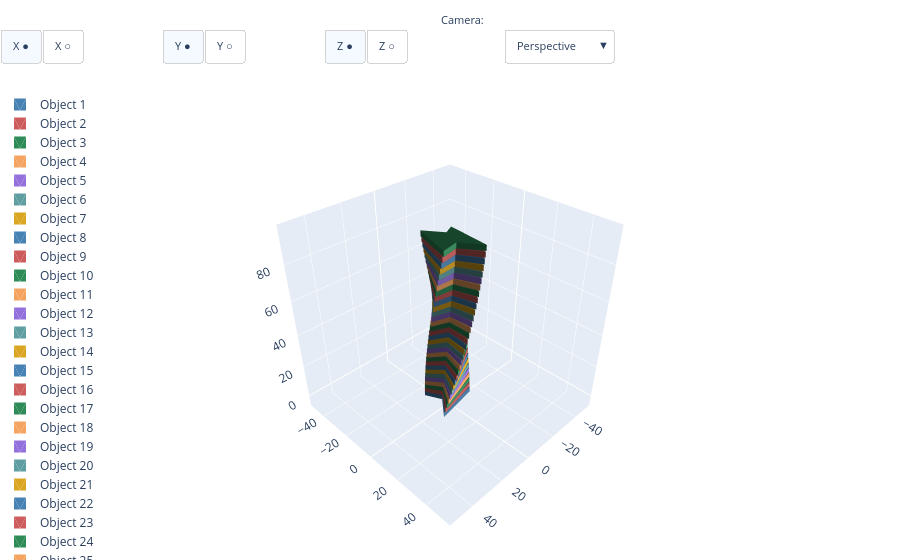

The notebook cell saved with this chart:
### Markdown cell above
### Rotação incremental
copie o código acima e
adicione uma rotação gradual a cada andar

### Code cell
# ── Parâmetros ──────────────────────────────────────────────────────────────
cota_inicial = 0
pap     = 3
n_pav   = 30
rot_inc = 2.5

# ── Leitura do perfil ────────────────────────────────────────────────────────
perfil = cq.importers.importDXF("perfil_autocad.dxf", include=["profile_01"])
# perfil = cq.importers.importStep("perfil_step_214.step").val().scale(0.001)           # STEP from Rhino

# ── Geração dos pavimentos ───────────────────────────────────────────────────
lista_pav = []



for i in range(n_pav + 1):
    cota_atual = round(cota_inicial + pap * i, 2)

    pav = (
        cq.Workplane()
        .add(perfil)
        .wires().toPending()
        .extrude(pap)
        .translate((0, 0, cota_atual))
        .rotate((0, 0, 0), (0, 0, 1), i * rot_inc)

    )

    lista_pav.append(pav)
    # print(f"Cota do pavimento {i} = {cota_atual}")

show(lista_pav)
